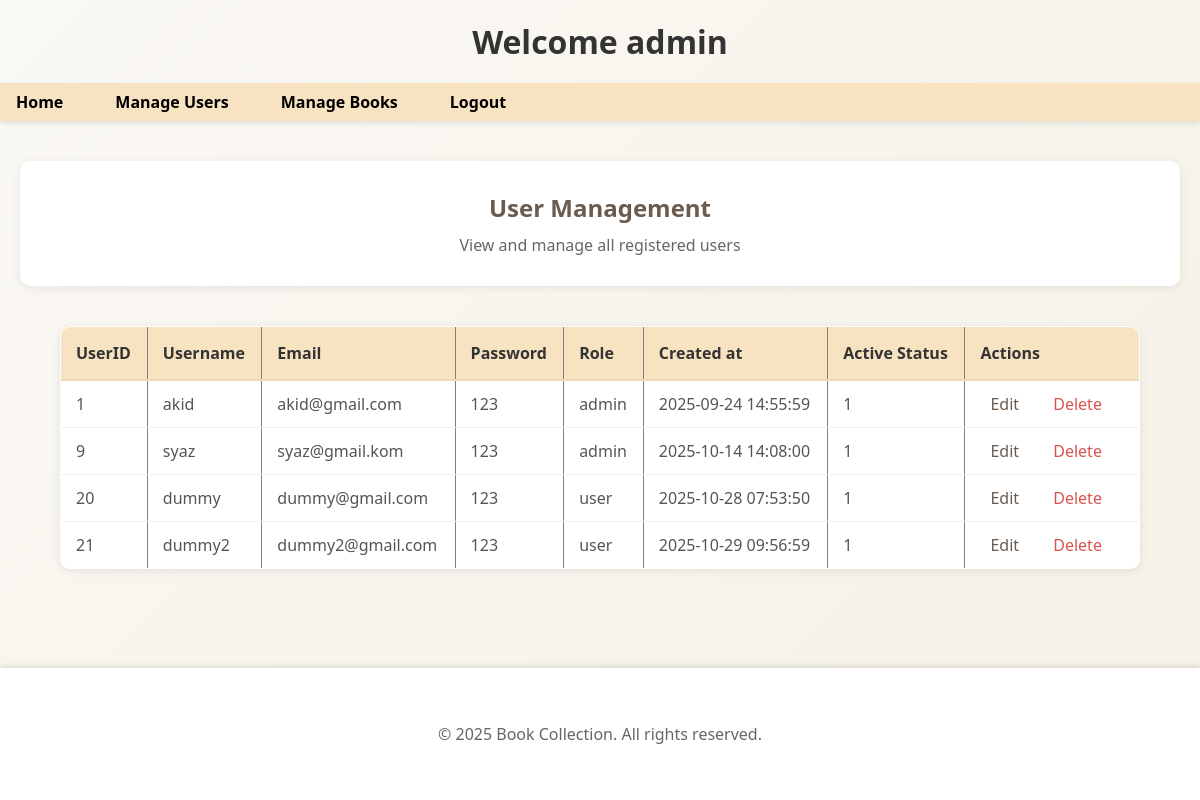
The page /manage_user.php on the database as committed earlier.
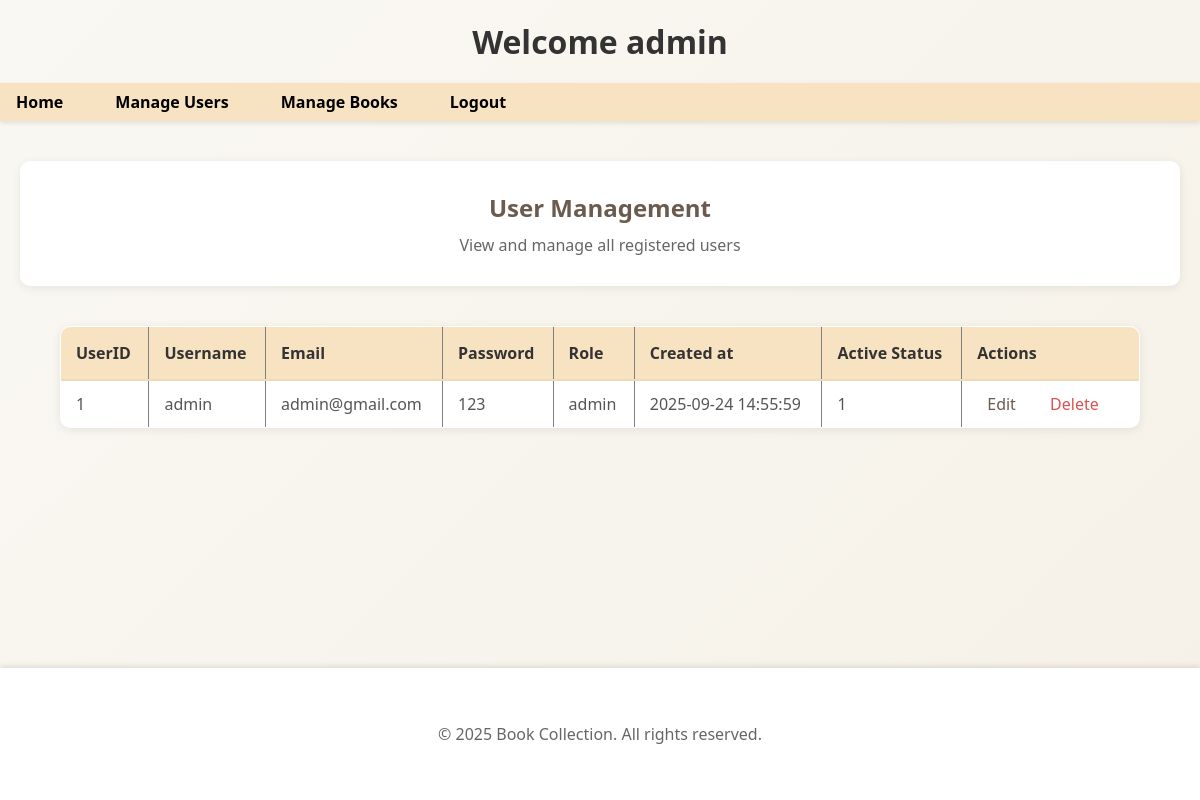
The same page on the database as committed later.
### tables this page shows
CREATE TABLE `users` (
  `UserID` int(11) NOT NULL,
  `username` varchar(50) NOT NULL,
  `email` varchar(100) NOT NULL,
  `password` varchar(255) NOT NULL,
  `created_at` datetime DEFAULT current_timestamp(),
  `is_active` tinyint(1) DEFAULT 1,
  `role` varchar(20) DEFAULT 'user'
);

### lbms.php (called while the page is built, shortened)
<?php
$host = '127.0.0.1';
$dbname = 'lbms';
$username = 'root';
$password = '';
$conn = new mysqli($host, $username, $password, $dbname);
function getAllUsers() {
    global $conn;
    $sql = "SELECT * FROM users";
    $result = $conn->query($sql);
    return $result->fetch_all(MYSQLI_ASSOC);
}
?>

### manage_user.php (the view, shortened to what this page needs)
<?php
require 'lbms.php';
$users = getAllUsers();
?>
<html>
<body>
    <header>
        <h1>Welcome admin</h1>
        <nav>
            <ul>
                <li><a href="admin_index.php">Home</a></li>
                <li><a href="manage_user.php">Manage Users</a></li>
                <li><a href="manage_book.php">Manage Books</a></li>
                <li><a href="admin_logout.php">Logout</a></li>
            </ul>
        </nav>
    </header>
    <div class="container">
        <div class="card">
            <h2>User Management</h2>
            <p style="color: #666;">View and manage all registered users</p>
        </div>
    </div>
    <table border="1" align=center>
        <tr>
            <th>UserID</th>
            <th>Username</th>
            <th>Email</th>
            <th>Password</th>
            <th>Role</th>
            <th>Created at</th>
            <th>Active Status</th>
            <th>Actions</th>
        </tr>
        <?php foreach ($users as $user): ?>
            <tr>
                <td><?php echo $user['UserID']; ?></td>
                <td><?php echo $user['username']; ?></td>
                <td><?php echo $user['email']; ?></td>
                <td><?php echo $user['password']; ?></td>
                <td><?php echo $user['role']; ?></td>
                <td><?php echo $user['created_at']; ?></td>
                <td><?php echo $user['is_active']; ?></td>
                <td><a href="admin_editUser.php?id=<?php echo $user['UserID']; ?>">Edit</a>
                <a href="admin_deleteUser.php?id=<?php echo $user['UserID']; ?>" onclick="return confirm('Are you sure you want to delete this user?');">Delete</a>
            </tr>
        <?php endforeach; ?>
    </table>
    <footer class="bg-white mt-12 py-6 shadow-inner">
        <div class="container mx-auto px-4 text-center text-gray-600">
            <p>&copy; <?php echo date('Y'); ?> Book Collection. All rights reserved.</p>
        </div>
    </footer>
</body>
</html>

### manage_user.php (style rules this page uses)
* { margin: 0; padding: 0; box-sizing: border-box; }
body { font-family: 'Segoe UI', Tahoma, Geneva, Verdana, sans-serif; background: linear-gradient(135deg, #faf8f3 0%, #f5f1e8 100%); min-height: 100vh; }
h1 { text-align: center; padding: 20px; color: #333; }
nav ul { background-color: #f7e3c2ff; display: flex; list-style: none; margin: 0; padding: 0; gap: 20px; box-shadow: 0 2px 5px rgba(0, 0, 0, 0.1); }
nav ul li a { text-decoration: none; color: #000000ff; font-weight: bold; padding: 8px 16px; display: block; }
.container { max-width: 1200px; margin: 40px auto; padding: 0 20px; }
.card { background: white; padding: 30px; border-radius: 10px; box-shadow: 0 2px 10px rgba(0, 0, 0, 0.08); text-align: center; margin-bottom: 30px; }
.card h2 { color: #6b5b4f; margin-bottom: 10px; }
table { background: white; border-collapse: collapse; border-radius: 10px; overflow: hidden; box-shadow: 0 2px 10px rgba(0, 0, 0, 0.08); margin: 40px auto; width: 90%; max-width: 1200px; }
table th { background-color: #f7e3c2ff; color: #333; font-weight: bold; padding: 15px; text-align: left; border-bottom: 2px solid #eddbb8; }
table td { padding: 12px 15px; border-bottom: 1px solid #f0f0f0; color: #555; }
table tr:last-child td { border-bottom: none; }
table td a { color: #6b5b4f; text-decoration: none; font-weight: 500; margin-right: 10px; padding: 5px 10px; border-radius: 5px; transition: background-color 0.3s; }
table td a:last-child { color: #d9534f; }
footer { background-color: white; padding: 15px; box-shadow: 0 -2px 5px rgba(0, 0, 0, 0.1); text-align: center; color: #666; position: fixed; bottom: 0; left: 0; width: 100%; }
footer p { margin: 0; }

Rows that differ between the two databases and show on the page:
removed users: UserID "9", username "syaz", email "syaz@gmail.kom", password "123", role "admin", created_at "2025-10-14 14:08:00", is_active "1"
removed users: UserID "20", username "dummy", email "dummy@gmail.com", password "123", role "user", created_at "2025-10-28 07:53:50", is_active "1"
removed users: UserID "21", username "dummy2", email "dummy2@gmail.com", password "123", role "user", created_at "2025-10-29 09:56:59", is_active "1"
changed users "admin": username "akid" → "admin"; email "akid@gmail.com" → "admin@gmail.com"
